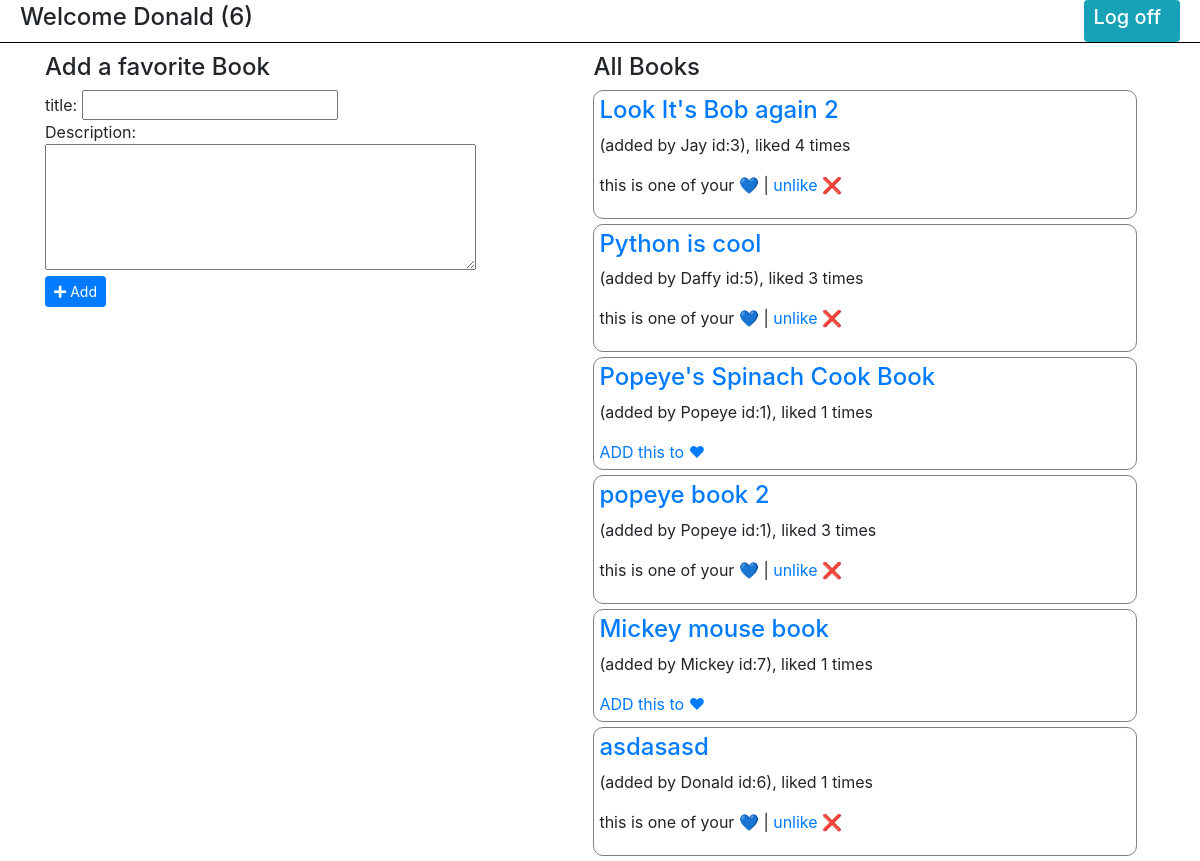
Screenshot of /books (signed in) with the database file from the repository.
### app_fav_books/models.py (models this page shows)
class User(models.Model):
  first_name = models.CharField(max_length=80)
  last_name = models.CharField(max_length=80)
  email = models.CharField(max_length=80)
  password = models.CharField(max_length=255)
  created_at = models.DateTimeField(auto_now_add=True)
  updated_at = models.DateTimeField(auto_now=True)
  objects = UserManager()

class Book(models.Model):
  title = models.CharField(max_length=80)
  description = models.TextField()
  uploaded_by = models.ForeignKey(User, related_name="books_uploaded", on_delete=CASCADE)
  users_who_like = models.ManyToManyField(User, related_name="liked_books")
  created_at = models.DateTimeField(auto_now_add=True)
  updated_at = models.DateTimeField(auto_now=True)
  objects = BookManager()

### app_fav_books/views.py (the view)
# urls.py: path('books', views.books_page),
def books_page(request):
  print('\n------------ THE BOOKS PAGE ---------')
  if 'user_id' not in request.session:
    messages.error(request, "please log in", extra_tags="warning")
    return redirect('/')
  this_user = User.objects.get(id=request.session['user_id'])
  context = {
    'all_books' : Book.objects.all(),
    'this_user_fav_books' : this_user.liked_books.all()
  }
  return render(request, 'books_page.html', context)

### app_fav_books/templates/books_page.html (shortened to what this page needs)
<!DOCTYPE html>
<html lang="en">
  <head>
    <link
      rel="stylesheet"
      href="https://cdn.jsdelivr.net/npm/bootstrap@4.5.3/dist/css/bootstrap.min.css"
    />
    <link
      rel="stylesheet"
      href="https://cdnjs.cloudflare.com/ajax/libs/font-awesome/5.15.1/css/all.min.css"
    />
  </head>
  <body>
    <header>
      <h4>
        Welcome {{request.session.user_first_name}}
        ({{request.session.user_id}})
      </h4>
      <div class="right_top">
        <a href="/logout" class="btn btn-info btn-sm"><h5>Log off</h5></a>
      </div>
    </header>
    <div class="container">
      <div class="left">
        <h4>Add a favorite Book</h4>
        <form action="/create" method="post">
          {% csrf_token %} title:
          <input type="text" name="title" /><br />
          Description:<br />
          <textarea name="description" cols="40" rows="5"></textarea><br />
          <button class="btn btn-primary btn-sm" type="submit">
            <i class="fas fa-plus"></i> Add
          </button>
        </form>
      </div>
      <div class="right">
        <h4>All Books</h4>
        {% for book in all_books %}
        <div class="all_books">
          <h4><a href="/books/{{book.id}}">{{book.title}}</a></h4>
          <p>
            (added by {{book.uploaded_by.first_name}}
            id:{{book.uploaded_by.id}}), liked {{book.users_who_like.all.count}}
            times
          </p>
          {% if book in this_user_fav_books %}
          <p>
            this is one of your 💙 | <a href="/unlike/{{book.id}}">unlike ❌</a>
          </p>
          {% else %}
          <a href="/like_this_book/{{book.id}}">ADD this to ❤</a>
          {% endif %}
        </div>
        {% endfor %}
      </div>
    </div>
  </body>
</html>

### app_fav_books/templates/books_page.html (style rules this page uses)
header { display: flex; align-items: center; justify-content: space-between; padding: 0 20px; border-bottom: 1px solid black; margin-bottom: 10px; }
h1, h2, h5 { display: inline-block; margin-right: 10px; }
.left, .right { display: inline-block; vertical-align: top; min-width: 49%; }
div.all_books { border: 1px solid grey; border-radius: 10px; padding: 5px; margin-bottom: 5px; }

### rows the page displays
User: session.user_first_name "Donald"
Book: title "Look It's Bob again 2", uploaded_by.first_name "Jay", uploaded_by.id "3", users_who_like.all.count "4"
Book: title "Python is cool", uploaded_by.first_name "Daffy", uploaded_by.id "5", users_who_like.all.count "3"
Book: title "Popeye's Spinach Cook Book", uploaded_by.first_name "Popeye", uploaded_by.id "1", users_who_like.all.count "1"
Book: title "popeye book 2", uploaded_by.first_name "Popeye", uploaded_by.id "1", users_who_like.all.count "3"
Book: title "Mickey mouse book", uploaded_by.first_name "Mickey", uploaded_by.id "7", users_who_like.all.count "1"
Book: title "asdasasd", uploaded_by.first_name "Donald", uploaded_by.id "6", users_who_like.all.count "1"

### other values shown
{{ request.session.user_id }} "6"
